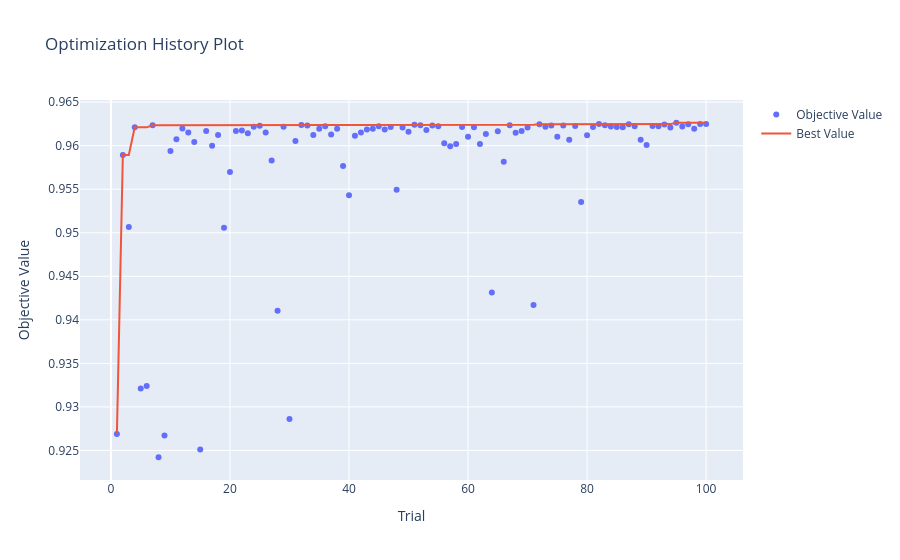

The notebook cell this image was saved under:
### Code cell
optuna.visualization.plot_optimization_history(cb_study).show()
